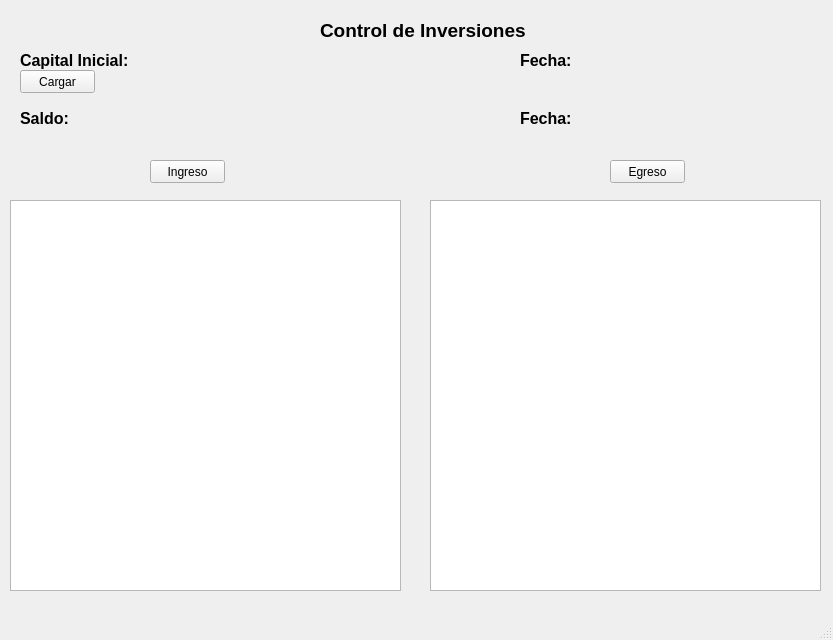
<?xml version="1.0" encoding="UTF-8"?>
<ui version="4.0">
 <class>MainWindow</class>
 <widget class="QMainWindow" name="MainWindow">
  <property name="geometry">
   <rect>
    <x>0</x>
    <y>0</y>
    <width>833</width>
    <height>640</height>
   </rect>
  </property>
  <property name="windowTitle">
   <string>MainWindow</string>
  </property>
  <widget class="QWidget" name="centralwidget">
   <widget class="QLabel" name="titulo">
    <property name="geometry">
     <rect>
      <x>320</x>
      <y>20</y>
      <width>231</width>
      <height>20</height>
     </rect>
    </property>
    <property name="font">
     <font>
      <pointsize>14</pointsize>
      <weight>75</weight>
      <bold>true</bold>
     </font>
    </property>
    <property name="text">
     <string>Control de Inversiones</string>
    </property>
   </widget>
   <widget class="QLabel" name="capinicial">
    <property name="geometry">
     <rect>
      <x>20</x>
      <y>50</y>
      <width>121</width>
      <height>21</height>
     </rect>
    </property>
    <property name="font">
     <font>
      <pointsize>12</pointsize>
      <weight>75</weight>
      <bold>true</bold>
     </font>
    </property>
    <property name="text">
     <string>Capital Inicial:</string>
    </property>
    <property name="textFormat">
     <enum>Qt::PlainText</enum>
    </property>
   </widget>
   <widget class="QLabel" name="saldo">
    <property name="geometry">
     <rect>
      <x>20</x>
      <y>110</y>
      <width>61</width>
      <height>16</height>
     </rect>
    </property>
    <property name="font">
     <font>
      <pointsize>12</pointsize>
      <weight>75</weight>
      <bold>true</bold>
     </font>
    </property>
    <property name="text">
     <string>Saldo:</string>
    </property>
   </widget>
   <widget class="QLabel" name="fechaCI">
    <property name="geometry">
     <rect>
      <x>520</x>
      <y>50</y>
      <width>61</width>
      <height>21</height>
     </rect>
    </property>
    <property name="font">
     <font>
      <pointsize>12</pointsize>
      <weight>75</weight>
      <bold>true</bold>
     </font>
    </property>
    <property name="text">
     <string>Fecha:</string>
    </property>
   </widget>
   <widget class="QLabel" name="label_4">
    <property name="geometry">
     <rect>
      <x>520</x>
      <y>110</y>
      <width>61</width>
      <height>16</height>
     </rect>
    </property>
    <property name="font">
     <font>
      <pointsize>12</pointsize>
      <weight>75</weight>
      <bold>true</bold>
     </font>
    </property>
    <property name="text">
     <string>Fecha:</string>
    </property>
   </widget>
   <widget class="QPushButton" name="cargaCI">
    <property name="geometry">
     <rect>
      <x>20</x>
      <y>70</y>
      <width>75</width>
      <height>23</height>
     </rect>
    </property>
    <property name="text">
     <string>Cargar</string>
    </property>
   </widget>
   <widget class="QPushButton" name="ingreso">
    <property name="geometry">
     <rect>
      <x>150</x>
      <y>160</y>
      <width>75</width>
      <height>23</height>
     </rect>
    </property>
    <property name="text">
     <string>Ingreso</string>
    </property>
   </widget>
   <widget class="QPushButton" name="egreso">
    <property name="geometry">
     <rect>
      <x>610</x>
      <y>160</y>
      <width>75</width>
      <height>23</height>
     </rect>
    </property>
    <property name="text">
     <string>Egreso</string>
    </property>
   </widget>
   <widget class="QTreeView" name="treeViewIngreso">
    <property name="geometry">
     <rect>
      <x>10</x>
      <y>200</y>
      <width>391</width>
      <height>391</height>
     </rect>
    </property>
   </widget>
   <widget class="QTreeView" name="treeViewEgreso">
    <property name="geometry">
     <rect>
      <x>430</x>
      <y>200</y>
      <width>391</width>
      <height>391</height>
     </rect>
    </property>
   </widget>
  </widget>
  <widget class="QMenuBar" name="menubar">
   <property name="geometry">
    <rect>
     <x>0</x>
     <y>0</y>
     <width>833</width>
     <height>21</height>
    </rect>
   </property>
  </widget>
  <widget class="QStatusBar" name="statusbar"/>
 </widget>
 <resources/>
 <connections/>
</ui>
